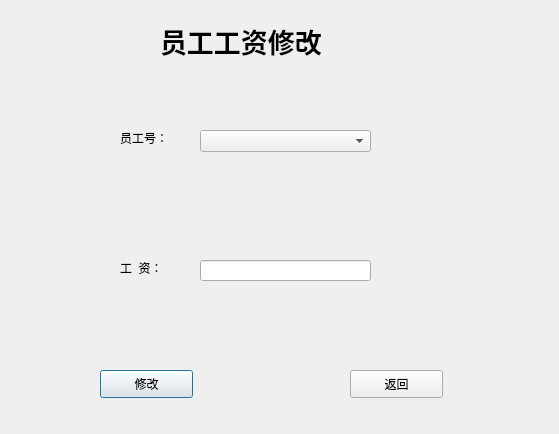
<?xml version="1.0" encoding="UTF-8"?>
<ui version="4.0">
 <class>AddSalary</class>
 <widget class="QDialog" name="AddSalary">
  <property name="geometry">
   <rect>
    <x>0</x>
    <y>0</y>
    <width>559</width>
    <height>434</height>
   </rect>
  </property>
  <property name="windowTitle">
   <string>员工工资修改</string>
  </property>
  <widget class="QLabel" name="label">
   <property name="geometry">
    <rect>
     <x>160</x>
     <y>0</y>
     <width>241</width>
     <height>81</height>
    </rect>
   </property>
   <property name="font">
    <font>
     <pointsize>20</pointsize>
     <weight>75</weight>
     <bold>true</bold>
    </font>
   </property>
   <property name="text">
    <string>员工工资修改</string>
   </property>
  </widget>
  <widget class="QLabel" name="label_2">
   <property name="geometry">
    <rect>
     <x>120</x>
     <y>130</y>
     <width>72</width>
     <height>15</height>
    </rect>
   </property>
   <property name="text">
    <string>员工号：</string>
   </property>
  </widget>
  <widget class="QLabel" name="label_3">
   <property name="geometry">
    <rect>
     <x>120</x>
     <y>260</y>
     <width>72</width>
     <height>15</height>
    </rect>
   </property>
   <property name="text">
    <string>工  资：</string>
   </property>
  </widget>
  <widget class="QLineEdit" name="b">
   <property name="geometry">
    <rect>
     <x>200</x>
     <y>260</y>
     <width>171</width>
     <height>21</height>
    </rect>
   </property>
  </widget>
  <widget class="QPushButton" name="pushButton">
   <property name="geometry">
    <rect>
     <x>100</x>
     <y>370</y>
     <width>93</width>
     <height>28</height>
    </rect>
   </property>
   <property name="text">
    <string>修改</string>
   </property>
  </widget>
  <widget class="QPushButton" name="pushButton_2">
   <property name="geometry">
    <rect>
     <x>350</x>
     <y>370</y>
     <width>93</width>
     <height>28</height>
    </rect>
   </property>
   <property name="text">
    <string>返回</string>
   </property>
  </widget>
  <widget class="QComboBox" name="comboBox">
   <property name="geometry">
    <rect>
     <x>200</x>
     <y>130</y>
     <width>171</width>
     <height>22</height>
    </rect>
   </property>
  </widget>
 </widget>
 <resources/>
 <connections/>
</ui>
